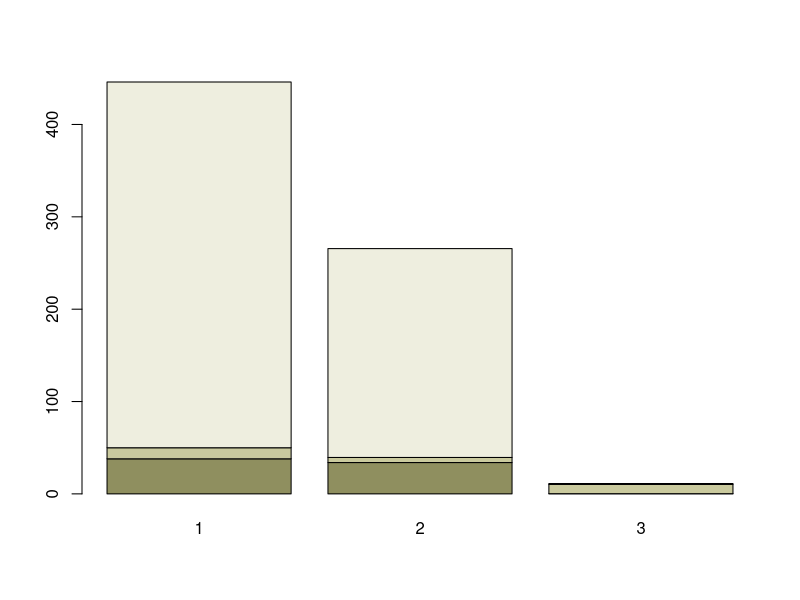
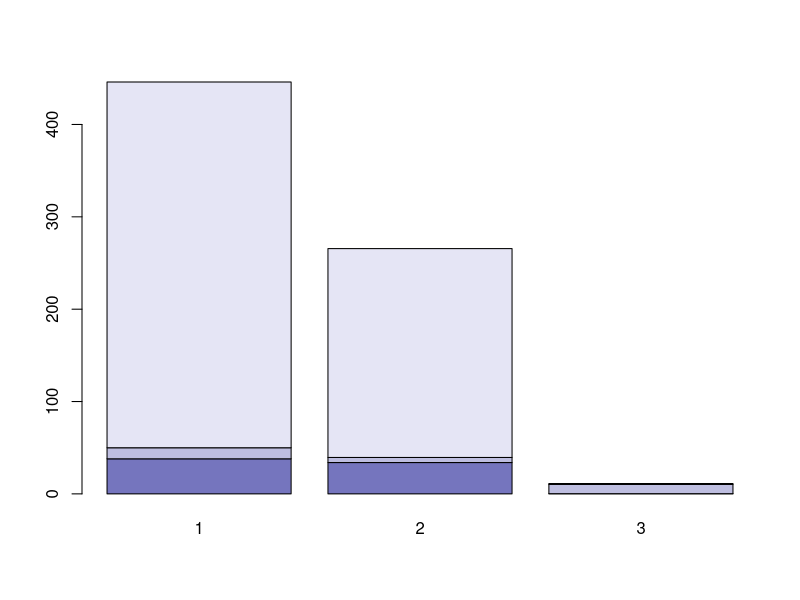
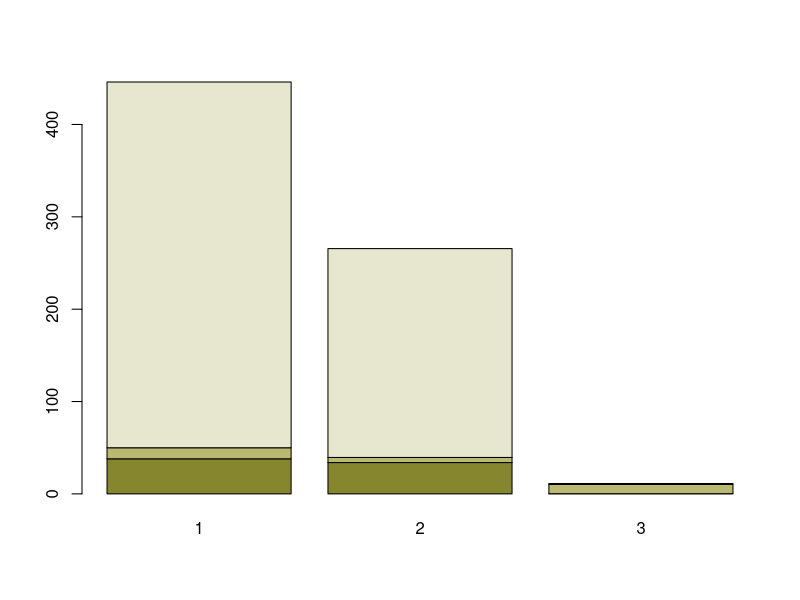
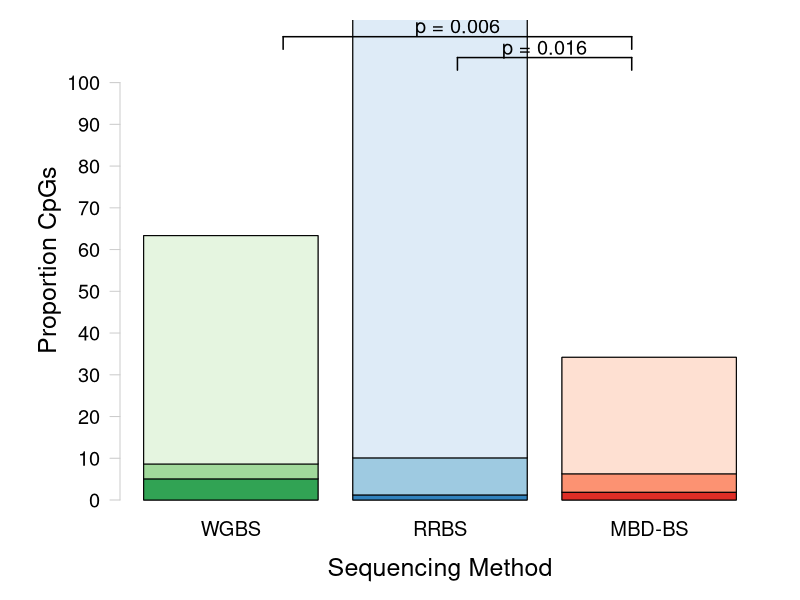
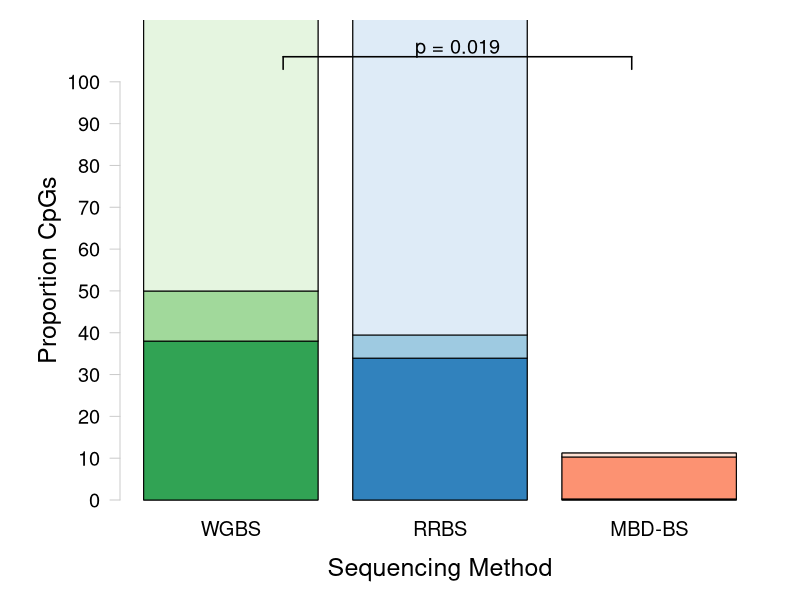

Source code (R) for these figures, in order:
## ---- chunk 1
knitr::opts_chunk$set(echo = TRUE)
## ---- chunk 2
#install.packages("RColorBrewer")
require(RColorBrewer) #Load RColorBrewer

#install.packages("dichromat")
require(dichromat)
## ---- chunk 3
sessionInfo()
## ---- chunk 4
McapAll <- read.table("../analyses/Characterizing-CpG-Methylation-5x-Union/Mcap/Mcap_union_5x-averages-counts.txt", header = FALSE, col.names = c("totalLines", "filename")) #Import file using space as a delimiter. Columns are the number of lines and the filename
McapAll <- McapAll[-4,] #Remove last row (total lines for all files)
tail(McapAll) #Confirm import
## ---- chunk 5
McapMeth <- read.table("../analyses/Characterizing-CpG-Methylation-5x-Union/Mcap/Mcap_union_5x-Meth-counts.txt", header = FALSE, col.names = c("Meth", "filename")) #Import file using space as a delimiter. Columns are the number of lines and the filename
McapMeth <- McapMeth[-4,] #Remove last row (total lines for all files)
tail(McapMeth) #Confirm import
## ---- chunk 6
McapSparseMeth <- read.table("../analyses/Characterizing-CpG-Methylation-5x-Union/Mcap/Mcap_union_5x-sparseMeth-counts.txt", header = FALSE, col.names = c("sparseMeth", "filename")) #Import file using space as a delimiter. Columns are the number of lines and the filename
McapSparseMeth <- McapSparseMeth[-4,] #Remove last row (total lines for all files)
tail(McapSparseMeth) #Confirm import
## ---- chunk 7
McapUnMeth <- read.table("../analyses/Characterizing-CpG-Methylation-5x-Union/Mcap/Mcap_union_5x-unMeth-counts.txt", header = FALSE, col.names = c("unMeth", "filename")) #Import file using space as a delimiter. Columns are the number of lines and the filename
McapUnMeth <- McapUnMeth[-4,] #Remove last row (total lines for all files)
tail(McapUnMeth) #Confirm import
## ---- chunk 8
McapCpGType <- cbind(McapAll, McapMeth, McapSparseMeth, McapUnMeth) #Mash tables together by column
McapCpGType <- McapCpGType[,-c(2,4,6,8)] #Remove filename columns
tail(McapCpGType) #Confirm table mashing
## ---- chunk 9
McapCpGType$percentMeth <- (McapCpGType$Meth / McapCpGType$totalLines) * 100 #Calculate percent methylated loci
McapCpGType$percentSparseMeth <- (McapCpGType$sparseMeth / McapCpGType$totalLines) * 100 #Calculate percent sparsely methylated loci
McapCpGType$percentUnMeth <- (McapCpGType$unMeth / McapCpGType$totalLines) * 100 #Calculate percent unmethylated loci
McapCpGType <- McapCpGType[,c(1, 2, 5, 3, 6, 4, 7)] #Reorganize columns
tail(McapCpGType) #Confirm calculations
## ---- chunk 10
write.table(McapCpGType, "../analyses/Characterizing-CpG-Methylation-5x-Union/Mcap/Mcap_union-CpG-Type.txt", sep = "\t", quote = FALSE, row.names = TRUE) #Save summary table
## ---- chunk 11
PactAll <- read.table("../analyses/Characterizing-CpG-Methylation-5x-Union/Pact/Pact_union_5x-averages-counts.txt", header = FALSE, col.names = c("totalLines", "filename")) #Import file using space as a delimiter. Columns are the number of lines and the filename
PactAll <- PactAll[-4,] #Remove last row (total lines for all files)
tail(PactAll) #Confirm import
## ---- chunk 12
PactMeth <- read.table("../analyses/Characterizing-CpG-Methylation-5x-Union/Pact/Pact_union_5x-Meth-counts.txt", header = FALSE, col.names = c("Meth", "filename")) #Import file using space as a delimiter. Columns are the number of lines and the filename
PactMeth <- PactMeth[-4,] #Remove last row (total lines for all files)
tail(PactMeth) #Confirm import
## ---- chunk 13
PactSparseMeth <- read.table("../analyses/Characterizing-CpG-Methylation-5x-Union/Pact/Pact_union_5x-sparseMeth-counts.txt", header = FALSE, col.names = c("sparseMeth", "filename")) #Import file using space as a delimiter. Columns are the number of lines and the filename
PactSparseMeth <- PactSparseMeth[-4,] #Remove last row (total lines for all files)
tail(PactSparseMeth) #Confirm import
## ---- chunk 14
PactUnMeth <- read.table("../analyses/Characterizing-CpG-Methylation-5x-Union/Pact/Pact_union_5x-unMeth-counts.txt", header = FALSE, col.names = c("unMeth", "filename")) #Import file using space as a delimiter. Columns are the number of lines and the filename
PactUnMeth <- PactUnMeth[-4,] #Remove last row (total lines for all files)
tail(PactUnMeth) #Confirm import
## ---- chunk 15
PactCpGType <- cbind(PactAll, PactMeth, PactSparseMeth, PactUnMeth) #Mash tables together by column
PactCpGType <- PactCpGType[,-c(2,4,6,8)] #Remove filename columns
tail(PactCpGType) #Confirm table mashing
## ---- chunk 16
PactCpGType$percentMeth <- (PactCpGType$Meth / PactCpGType$totalLines) * 100 #Calculate percent methylated loci
PactCpGType$percentSparseMeth <- (PactCpGType$sparseMeth / PactCpGType$totalLines) * 100 #Calculate percent sparsely methylated loci
PactCpGType$percentUnMeth <- (PactCpGType$unMeth / PactCpGType$totalLines) * 100 #Calculate percent unmethylated loci
PactCpGType <- PactCpGType[,c(1, 2, 5, 3, 6, 4, 7)] #Reorganize columns
tail(PactCpGType) #Confirm calculations
## ---- chunk 17
write.table(PactCpGType, "../analyses/Characterizing-CpG-Methylation-5x-Union/Pact/Pact_union_5x-CpG-Type.txt", sep = "\t", quote = FALSE, row.names = TRUE) #Save summary table
## ---- chunk 18
McapGeneOverlaps <- read.table("../analyses/Characterizing-CpG-Methylation-5x/Mcap/Mcap-5x-mcGenes-counts.txt", header = FALSE, col.names = c("counts", "filename")) #Import file with all file-gene overlaps
McapGeneOverlaps <- McapGeneOverlaps[-37,] #Remove final row
tail(McapGeneOverlaps) #Confirm import
## ---- chunk 19
McapGeneSummary <- data.frame("totalLines" = rep(0, times = 9),
                              "Meth" = rep(0, times = 9),
                              "sparseMeth" = rep(0, times = 9),
                              "unMeth" = rep(0, times = 9)) #Create empty dataframe for final summary table
head(McapGeneSummary) #Confirm dataframe creation
## ---- chunk 20
nLines <- length(McapGeneSummary$totalLines) #Count number of lines
for(i in 1:nLines) {
  McapGeneSummary[i,1] <- McapGeneOverlaps[i+(3*i),1]
} #For every file with the total number of CpG with data (i + (3*i)), take the value in the first column (total lines) and save it in the first column
head(McapGeneSummary) #Confirm values were added
## ---- chunk 21
for(i in 1:nLines) {
  McapGeneSummary[i,2] <- McapGeneOverlaps[(i+(3*i)-3),1]
} #For every file with the total number of CpG with data ((i + (3*i))-3), take the value in the first column (total lines) and save it in the second column
head(McapGeneSummary) #Confirm values were added
## ---- chunk 22
for(i in 1:nLines) {
  McapGeneSummary[i,3] <- McapGeneOverlaps[(i+(3*i)-2),1]
} #For every file with the total number of CpG with data ((i + (3*i))-2), take the value in the first column (total lines) and save it in the third column
head(McapGeneSummary) #Confirm values were added
## ---- chunk 23
for(i in 1:nLines) {
  McapGeneSummary[i,4] <- McapGeneOverlaps[(i+(3*i)-1),1]
} #For every file with the total number of CpG with data ((i + (3*i))-1), take the value in the first column (total lines) and save it in the fourth column
head(McapGeneSummary) #Confirm values were added
## ---- chunk 24
McapGeneSummary$percentMeth <- (McapGeneSummary$Meth / McapGeneSummary$totalLines) * 100 #Calculate percent methylated
McapGeneSummary$percentSparseMeth <- (McapGeneSummary$sparseMeth / McapGeneSummary$totalLines) * 100 #Calculate percent sparsely methylated
McapGeneSummary$percentUnMeth <- (McapGeneSummary$unMeth / McapGeneSummary$totalLines) * 100 #Calculate percent unmethylated
McapGeneSummary <- McapGeneSummary[,c(1,2,5,3,6,4,7)] #Rearrange columns
tail(McapGeneSummary) #Confirm calculations
## ---- chunk 25
write.table(McapGeneSummary, "../analyses/Characterizing-CpG-Methylation-5x/Mcap/Mcap-Gene-Overlaps.txt", sep = "\t", quote = FALSE, row.names = TRUE) #Save summary table
## ---- chunk 26
McapCDSOverlaps <- read.table("../analyses/Characterizing-CpG-Methylation-5x/Mcap/Mcap-5x-mcCDS-counts.txt", header = FALSE, col.names = c("counts", "filename")) #Import file with all file-CDS overlaps
McapCDSOverlaps <- McapCDSOverlaps[-37,] #Remove final row
tail(McapCDSOverlaps) #Confirm import
## ---- chunk 27
McapCDSSummary <- data.frame("totalLines" = rep(0, times = 9),
                              "Meth" = rep(0, times = 9),
                              "sparseMeth" = rep(0, times = 9),
                              "unMeth" = rep(0, times = 9)) #Create empty dataframe for final summary table
head(McapCDSSummary) #Confirm dataframe creation
## ---- chunk 28
nLines <- length(McapCDSSummary$totalLines) #Count number of lines
for(i in 1:nLines) {
  McapCDSSummary[i,1] <- McapCDSOverlaps[i+(3*i),1]
} #For every file with the total number of CpG with data (i + (3*i)), take the value in the first column (total lines) and save it in the first column
head(McapCDSSummary) #Confirm values were added
## ---- chunk 29
for(i in 1:nLines) {
  McapCDSSummary[i,2] <- McapCDSOverlaps[(i+(3*i)-3),1]
} #For every file with the total number of CpG with data ((i + (3*i))-3), take the value in the first column (total lines) and save it in the second column
head(McapCDSSummary) #Confirm values were added
## ---- chunk 30
for(i in 1:nLines) {
  McapCDSSummary[i,3] <- McapCDSOverlaps[(i+(3*i)-2),1]
} #For every file with the total number of CpG with data ((i + (3*i))-2), take the value in the first column (total lines) and save it in the third column
head(McapCDSSummary) #Confirm values were added
## ---- chunk 31
for(i in 1:nLines) {
  McapCDSSummary[i,4] <- McapCDSOverlaps[(i+(3*i)-1),1]
} #For every file with the total number of CpG with data ((i + (3*i))-1), take the value in the first column (total lines) and save it in the fourth column
head(McapCDSSummary) #Confirm values were added
## ---- chunk 32
McapCDSSummary$percentMeth <- (McapCDSSummary$Meth / McapCDSSummary$totalLines) * 100 #Calculate percent methylated
McapCDSSummary$percentSparseMeth <- (McapCDSSummary$sparseMeth / McapCDSSummary$totalLines) * 100 #Calculate percent sparsely methylated
McapCDSSummary$percentUnMeth <- (McapCDSSummary$unMeth / McapCDSSummary$totalLines) * 100 #Calculate percent unmethylated
McapCDSSummary <- McapCDSSummary[,c(1,2,5,3,6,4,7)] #Rearrange columns
tail(McapCDSSummary) #Confirm calculations
## ---- chunk 33
write.table(McapCDSSummary, "../analyses/Characterizing-CpG-Methylation-5x/Mcap/Mcap-CDS-Overlaps.txt", sep = "\t", quote = FALSE, row.names = TRUE) #Save summary table
## ---- chunk 34
McapIntronsOverlaps <- read.table("../analyses/Characterizing-CpG-Methylation-5x/Mcap/Mcap-5x-mcIntrons-counts.txt", header = FALSE, col.names = c("counts", "filename")) #Import file with all file-Introns overlaps
McapIntronsOverlaps <- McapIntronsOverlaps[-37,] #Remove final row
tail(McapIntronsOverlaps) #Confirm import
## ---- chunk 35
McapIntronsSummary <- data.frame("totalLines" = rep(0, times = 9),
                              "Meth" = rep(0, times = 9),
                              "sparseMeth" = rep(0, times = 9),
                              "unMeth" = rep(0, times = 9)) #Create empty dataframe for final summary table
head(McapIntronsSummary) #Confirm dataframe creation
## ---- chunk 36
nLines <- length(McapIntronsSummary$totalLines) #Count number of lines
for(i in 1:nLines) {
  McapIntronsSummary[i,1] <- McapIntronsOverlaps[i+(3*i),1]
} #For every file with the total number of CpG with data (i + (3*i)), take the value in the first column (total lines) and save it in the first column
head(McapIntronsSummary) #Confirm values were added
## ---- chunk 37
for(i in 1:nLines) {
  McapIntronsSummary[i,2] <- McapIntronsOverlaps[(i+(3*i)-3),1]
} #For every file with the total number of CpG with data ((i + (3*i))-3), take the value in the first column (total lines) and save it in the second column
head(McapIntronsSummary) #Confirm values were added
## ---- chunk 38
for(i in 1:nLines) {
  McapIntronsSummary[i,3] <- McapIntronsOverlaps[(i+(3*i)-2),1]
} #For every file with the total number of CpG with data ((i + (3*i))-2), take the value in the first column (total lines) and save it in the third column
head(McapIntronsSummary) #Confirm values were added
## ---- chunk 39
for(i in 1:nLines) {
  McapIntronsSummary[i,4] <- McapIntronsOverlaps[(i+(3*i)-1),1]
} #For every file with the total number of CpG with data ((i + (3*i))-1), take the value in the first column (total lines) and save it in the fourth column
head(McapIntronsSummary) #Confirm values were added
## ---- chunk 40
McapIntronsSummary$percentMeth <- (McapIntronsSummary$Meth / McapIntronsSummary$totalLines) * 100 #Calculate percent methylated
McapIntronsSummary$percentSparseMeth <- (McapIntronsSummary$sparseMeth / McapIntronsSummary$totalLines) * 100 #Calculate percent sparsely methylated
McapIntronsSummary$percentUnMeth <- (McapIntronsSummary$unMeth / McapIntronsSummary$totalLines) * 100 #Calculate percent unmethylated
McapIntronsSummary <- McapIntronsSummary[,c(1,2,5,3,6,4,7)] #Rearrange columns
tail(McapIntronsSummary) #Confirm calculations
## ---- chunk 41
write.table(McapIntronsSummary, "../analyses/Characterizing-CpG-Methylation-5x/Mcap/Mcap-Introns-Overlaps.txt", sep = "\t", quote = FALSE, row.names = TRUE) #Save summary table
## ---- chunk 42
McapIntergenicOverlaps <- read.table("../analyses/Characterizing-CpG-Methylation-5x/Mcap/Mcap-5x-mcIntergenic-counts.txt", header = FALSE, col.names = c("counts", "filename")) #Import file with all file-Intergenic overlaps
McapIntergenicOverlaps <- McapIntergenicOverlaps[-37,] #Remove final row
tail(McapIntergenicOverlaps) #Confirm import
## ---- chunk 43
McapIntergenicSummary <- data.frame("totalLines" = rep(0, times = 9),
                              "Meth" = rep(0, times = 9),
                              "sparseMeth" = rep(0, times = 9),
                              "unMeth" = rep(0, times = 9)) #Create empty dataframe for final summary table
head(McapIntergenicSummary) #Confirm dataframe creation
## ---- chunk 44
nLines <- length(McapIntergenicSummary$totalLines) #Count number of lines
for(i in 1:nLines) {
  McapIntergenicSummary[i,1] <- McapIntergenicOverlaps[i+(3*i),1]
} #For every file with the total number of CpG with data (i + (3*i)), take the value in the first column (total lines) and save it in the first column
head(McapIntergenicSummary) #Confirm values were added
## ---- chunk 45
for(i in 1:nLines) {
  McapIntergenicSummary[i,2] <- McapIntergenicOverlaps[(i+(3*i)-3),1]
} #For every file with the total number of CpG with data ((i + (3*i))-3), take the value in the first column (total lines) and save it in the second column
head(McapIntergenicSummary) #Confirm values were added
## ---- chunk 46
for(i in 1:nLines) {
  McapIntergenicSummary[i,3] <- McapIntergenicOverlaps[(i+(3*i)-2),1]
} #For every file with the total number of CpG with data ((i + (3*i))-2), take the value in the first column (total lines) and save it in the third column
head(McapIntergenicSummary) #Confirm values were added
## ---- chunk 47
for(i in 1:nLines) {
  McapIntergenicSummary[i,4] <- McapIntergenicOverlaps[(i+(3*i)-1),1]
} #For every file with the total number of CpG with data ((i + (3*i))-1), take the value in the first column (total lines) and save it in the fourth column
head(McapIntergenicSummary) #Confirm values were added
## ---- chunk 48
McapIntergenicSummary$percentMeth <- (McapIntergenicSummary$Meth / McapIntergenicSummary$totalLines) * 100 #Calculate percent methylated
McapIntergenicSummary$percentSparseMeth <- (McapIntergenicSummary$sparseMeth / McapIntergenicSummary$totalLines) * 100 #Calculate percent sparsely methylated
McapIntergenicSummary$percentUnMeth <- (McapIntergenicSummary$unMeth / McapIntergenicSummary$totalLines) * 100 #Calculate percent unmethylated
McapIntergenicSummary <- McapIntergenicSummary[,c(1,2,5,3,6,4,7)] #Rearrange columns
tail(McapIntergenicSummary) #Confirm calculations
## ---- chunk 49
write.table(McapIntergenicSummary, "../analyses/Characterizing-CpG-Methylation-5x/Mcap/Mcap-Intergenic-Overlaps.txt", sep = "\t", quote = FALSE, row.names = TRUE) #Save summary table
## ---- chunk 50
PactGeneOverlaps <- read.table("../analyses/Characterizing-CpG-Methylation-5x/Pact/Pact-5x-paGenes-counts.txt", header = FALSE, col.names = c("counts", "filename")) #Import file with all file-gene overlaps
PactGeneOverlaps <- PactGeneOverlaps[-37,] #Remove final row
tail(PactGeneOverlaps) #Confirm import
## ---- chunk 51
PactGeneSummary <- data.frame("totalLines" = rep(0, times = 9),
                              "Meth" = rep(0, times = 9),
                              "sparseMeth" = rep(0, times = 9),
                              "unMeth" = rep(0, times = 9)) #Create empty dataframe for final summary table
head(PactGeneSummary) #Confirm dataframe creation
## ---- chunk 52
nLines <- length(PactGeneSummary$totalLines) #Count number of lines
for(i in 1:nLines) {
  PactGeneSummary[i,1] <- PactGeneOverlaps[i+(3*i),1]
} #For every file with the total number of CpG with data (i + (3*i)), take the value in the first column (total lines) and save it in the first column
head(PactGeneSummary) #Confirm values were added
## ---- chunk 53
for(i in 1:nLines) {
  PactGeneSummary[i,2] <- PactGeneOverlaps[(i+(3*i)-3),1]
} #For every file with the total number of CpG with data ((i + (3*i))-3), take the value in the first column (total lines) and save it in the second column
head(PactGeneSummary) #Confirm values were added
## ---- chunk 54
for(i in 1:nLines) {
  PactGeneSummary[i,3] <- PactGeneOverlaps[(i+(3*i)-2),1]
} #For every file with the total number of CpG with data ((i + (3*i))-2), take the value in the first column (total lines) and save it in the third column
head(PactGeneSummary) #Confirm values were added
## ---- chunk 55
for(i in 1:nLines) {
  PactGeneSummary[i,4] <- PactGeneOverlaps[(i+(3*i)-1),1]
} #For every file with the total number of CpG with data ((i + (3*i))-1), take the value in the first column (total lines) and save it in the fourth column
head(PactGeneSummary) #Confirm values were added
## ---- chunk 56
PactGeneSummary$percentMeth <- (PactGeneSummary$Meth / PactGeneSummary$totalLines) * 100 #Calculate percent methylated
PactGeneSummary$percentSparseMeth <- (PactGeneSummary$sparseMeth / PactGeneSummary$totalLines) * 100 #Calculate percent sparsely methylated
PactGeneSummary$percentUnMeth <- (PactGeneSummary$unMeth / PactGeneSummary$totalLines) * 100 #Calculate percent unmethylated
PactGeneSummary <- PactGeneSummary[,c(1,2,5,3,6,4,7)] #Rearrange columns
tail(PactGeneSummary) #Confirm calculations
## ---- chunk 57
write.table(PactGeneSummary, "../analyses/Characterizing-CpG-Methylation-5x/Pact/Pact-Gene-Overlaps.txt", sep = "\t", quote = FALSE, row.names = TRUE) #Save summary table
## ---- chunk 58
PactCDSOverlaps <- read.table("../analyses/Characterizing-CpG-Methylation-5x/Pact/Pact-5x-paCDS-counts.txt", header = FALSE, col.names = c("counts", "filename")) #Import file with all file-CDS overlaps
PactCDSOverlaps <- PactCDSOverlaps[-37,] #Remove final row
tail(PactCDSOverlaps) #Confirm import
## ---- chunk 59
PactCDSSummary <- data.frame("totalLines" = rep(0, times = 9),
                              "Meth" = rep(0, times = 9),
                              "sparseMeth" = rep(0, times = 9),
                              "unMeth" = rep(0, times = 9)) #Create empty dataframe for final summary table
head(PactCDSSummary) #Confirm dataframe creation
## ---- chunk 60
nLines <- length(PactCDSSummary$totalLines) #Count number of lines
for(i in 1:nLines) {
  PactCDSSummary[i,1] <- PactCDSOverlaps[i+(3*i),1]
} #For every file with the total number of CpG with data (i + (3*i)), take the value in the first column (total lines) and save it in the first column
head(PactCDSSummary) #Confirm values were added
## ---- chunk 61
for(i in 1:nLines) {
  PactCDSSummary[i,2] <- PactCDSOverlaps[(i+(3*i)-3),1]
} #For every file with the total number of CpG with data ((i + (3*i))-3), take the value in the first column (total lines) and save it in the second column
head(PactCDSSummary) #Confirm values were added
## ---- chunk 62
for(i in 1:nLines) {
  PactCDSSummary[i,3] <- PactCDSOverlaps[(i+(3*i)-2),1]
} #For every file with the total number of CpG with data ((i + (3*i))-2), take the value in the first column (total lines) and save it in the third column
head(PactCDSSummary) #Confirm values were added
## ---- chunk 63
for(i in 1:nLines) {
  PactCDSSummary[i,4] <- PactCDSOverlaps[(i+(3*i)-1),1]
} #For every file with the total number of CpG with data ((i + (3*i))-1), take the value in the first column (total lines) and save it in the fourth column
head(PactCDSSummary) #Confirm values were added
## ---- chunk 64
PactCDSSummary$percentMeth <- (PactCDSSummary$Meth / PactCDSSummary$totalLines) * 100 #Calculate percent methylated
PactCDSSummary$percentSparseMeth <- (PactCDSSummary$sparseMeth / PactCDSSummary$totalLines) * 100 #Calculate percent sparsely methylated
PactCDSSummary$percentUnMeth <- (PactCDSSummary$unMeth / PactCDSSummary$totalLines) * 100 #Calculate percent unmethylated
PactCDSSummary <- PactCDSSummary[,c(1,2,5,3,6,4,7)] #Rearrange columns
tail(PactCDSSummary) #Confirm calculations
## ---- chunk 65
write.table(PactCDSSummary, "../analyses/Characterizing-CpG-Methylation-5x/Pact/Pact-CDS-Overlaps.txt", sep = "\t", quote = FALSE, row.names = TRUE) #Save summary table
## ---- chunk 66
PactIntronsOverlaps <- read.table("../analyses/Characterizing-CpG-Methylation-5x/Pact/Pact-5x-paIntron-counts.txt", header = FALSE, col.names = c("counts", "filename")) #Import file with all file-Introns overlaps
PactIntronsOverlaps <- PactIntronsOverlaps[-37,] #Remove final row
tail(PactIntronsOverlaps) #Confirm import
## ---- chunk 67
PactIntronsSummary <- data.frame("totalLines" = rep(0, times = 9),
                              "Meth" = rep(0, times = 9),
                              "sparseMeth" = rep(0, times = 9),
                              "unMeth" = rep(0, times = 9)) #Create empty dataframe for final summary table
head(PactIntronsSummary) #Confirm dataframe creation
## ---- chunk 68
nLines <- length(PactIntronsSummary$totalLines) #Count number of lines
for(i in 1:nLines) {
  PactIntronsSummary[i,1] <- PactIntronsOverlaps[i+(3*i),1]
} #For every file with the total number of CpG with data (i + (3*i)), take the value in the first column (total lines) and save it in the first column
head(PactIntronsSummary) #Confirm values were added
## ---- chunk 69
for(i in 1:nLines) {
  PactIntronsSummary[i,2] <- PactIntronsOverlaps[(i+(3*i)-3),1]
} #For every file with the total number of CpG with data ((i + (3*i))-3), take the value in the first column (total lines) and save it in the second column
head(PactIntronsSummary) #Confirm values were added
## ---- chunk 70
for(i in 1:nLines) {
  PactIntronsSummary[i,3] <- PactIntronsOverlaps[(i+(3*i)-2),1]
} #For every file with the total number of CpG with data ((i + (3*i))-2), take the value in the first column (total lines) and save it in the third column
head(PactIntronsSummary) #Confirm values were added
## ---- chunk 71
for(i in 1:nLines) {
  PactIntronsSummary[i,4] <- PactIntronsOverlaps[(i+(3*i)-1),1]
} #For every file with the total number of CpG with data ((i + (3*i))-1), take the value in the first column (total lines) and save it in the fourth column
head(PactIntronsSummary) #Confirm values were added
## ---- chunk 72
PactIntronsSummary$percentMeth <- (PactIntronsSummary$Meth / PactIntronsSummary$totalLines) * 100 #Calculate percent methylated
PactIntronsSummary$percentSparseMeth <- (PactIntronsSummary$sparseMeth / PactIntronsSummary$totalLines) * 100 #Calculate percent sparsely methylated
PactIntronsSummary$percentUnMeth <- (PactIntronsSummary$unMeth / PactIntronsSummary$totalLines) * 100 #Calculate percent unmethylated
PactIntronsSummary <- PactIntronsSummary[,c(1,2,5,3,6,4,7)] #Rearrange columns
tail(PactIntronsSummary) #Confirm calculations
## ---- chunk 73
write.table(PactIntronsSummary, "../analyses/Characterizing-CpG-Methylation-5x/Pact/Pact-Introns-Overlaps.txt", sep = "\t", quote = FALSE, row.names = TRUE) #Save summary table
## ---- chunk 74
PactIntergenicOverlaps <- read.table("../analyses/Characterizing-CpG-Methylation-5x/Pact/Pact-5x-paIntergenic-counts.txt", header = FALSE, col.names = c("counts", "filename")) #Import file with all file-Intergenic overlaps
PactIntergenicOverlaps <- PactIntergenicOverlaps[-37,] #Remove final row
tail(PactIntergenicOverlaps) #Confirm import
## ---- chunk 75
PactIntergenicSummary <- data.frame("totalLines" = rep(0, times = 9),
                              "Meth" = rep(0, times = 9),
                              "sparseMeth" = rep(0, times = 9),
                              "unMeth" = rep(0, times = 9)) #Create empty dataframe for final summary table
head(PactIntergenicSummary) #Confirm dataframe creation
## ---- chunk 76
nLines <- length(PactIntergenicSummary$totalLines) #Count number of lines
for(i in 1:nLines) {
  PactIntergenicSummary[i,1] <- PactIntergenicOverlaps[i+(3*i),1]
} #For every file with the total number of CpG with data (i + (3*i)), take the value in the first column (total lines) and save it in the first column
head(PactIntergenicSummary) #Confirm values were added
## ---- chunk 77
for(i in 1:nLines) {
  PactIntergenicSummary[i,2] <- PactIntergenicOverlaps[(i+(3*i)-3),1]
} #For every file with the total number of CpG with data ((i + (3*i))-3), take the value in the first column (total lines) and save it in the second column
head(PactIntergenicSummary) #Confirm values were added
## ---- chunk 78
for(i in 1:nLines) {
  PactIntergenicSummary[i,3] <- PactIntergenicOverlaps[(i+(3*i)-2),1]
} #For every file with the total number of CpG with data ((i + (3*i))-2), take the value in the first column (total lines) and save it in the third column
head(PactIntergenicSummary) #Confirm values were added
## ---- chunk 79
for(i in 1:nLines) {
  PactIntergenicSummary[i,4] <- PactIntergenicOverlaps[(i+(3*i)-1),1]
} #For every file with the total number of CpG with data ((i + (3*i))-1), take the value in the first column (total lines) and save it in the fourth column
head(PactIntergenicSummary) #Confirm values were added
## ---- chunk 80
PactIntergenicSummary$percentMeth <- (PactIntergenicSummary$Meth / PactIntergenicSummary$totalLines) * 100 #Calculate percent methylated
PactIntergenicSummary$percentSparseMeth <- (PactIntergenicSummary$sparseMeth / PactIntergenicSummary$totalLines) * 100 #Calculate percent sparsely methylated
PactIntergenicSummary$percentUnMeth <- (PactIntergenicSummary$unMeth / PactIntergenicSummary$totalLines) * 100 #Calculate percent unmethylated
PactIntergenicSummary <- PactIntergenicSummary[,c(1,2,5,3,6,4,7)] #Rearrange columns
tail(PactIntergenicSummary) #Confirm calculations
## ---- chunk 81
write.table(PactIntergenicSummary, "../analyses/Characterizing-CpG-Methylation-5x/Pact/Pact-Intergenic-Overlaps.txt", sep = "\t", quote = FALSE, row.names = TRUE) #Save summary table
## ---- chunk 82
McapCpGTypePercents <- McapCpGType[,c(3,5,7)] #Keep only percent information
head(McapCpGTypePercents) #Confirm changes
## ---- chunk 83
McapCpGTypeWGRR <- chisq.test(data.frame(t(McapCpGTypePercents[c(1, 2),]))) #WGBS vs. RRBS
McapCpGTypeWGRR #The distribution of CpGs is not sginificantly different between WGBS and RRBS
## ---- chunk 84
McapCpGTypeWGMB <- chisq.test(data.frame(t(McapCpGTypePercents[c(1, 3),]))) #WGBS vs. MBD-BSSeq
McapCpGTypeWGMB #The distribution of CpGs is sginificantly different between WGBS and MBD-BSSeq
## ---- chunk 85
McapCpGTypeRRMB <- chisq.test(data.frame(t(McapCpGTypePercents[c(2, 3),]))) #RRBS vs. MBD-BSSeq
McapCpGTypeRRMB #The distribution of CpGs is not significantly different between RRBS vs. MBD-BSSeq
## ---- chunk 86
plotColors <- c(rev(RColorBrewer::brewer.pal(3, "Greens")), 
                rev(RColorBrewer::brewer.pal(3, "Blues")), 
                rev(RColorBrewer::brewer.pal(3, "Reds"))) #Create vector of WGBS, RRBS, and MBD colors
barplot(t(McapCpGTypePercents), col = dichromat(c(rev(RColorBrewer::brewer.pal(3, "Greens"))))) #Check greens
barplot(t(McapCpGTypePercents), col = dichromat(c(rev(RColorBrewer::brewer.pal(3, "Blues"))))) #Check blues
barplot(t(McapCpGTypePercents), col = dichromat(c(rev(RColorBrewer::brewer.pal(3, "Reds"))))) #Check reds
## ---- chunk 87
pdf("../Output/Mcap_union-CpG-Type.pdf", height = 8.5, width = 11)
par(mar = c(3,5,1,1), oma = c(2, 1, 1, 1)) #Change figure boundaries

barplot(t(McapCpGTypePercents), 
        col= "white", 
        axes = FALSE, 
        names.arg = c("WGBS", "RRBS", "MBD-BS"), cex.names = 1.2,
        ylim = c(0, 110)) #Create base plot. Everything should be white. Do not plot axes. Include sequencing type as labels and set size. Set y-axis specs. 

for (i in 1:ncol(t(McapCpGTypePercents))){
    xx <- t(McapCpGTypePercents)
    xx[,-i] <- NA
    colnames(xx)[-i] <- NA
    barplot(xx, col = c(plotColors[(3*i)-2], plotColors[(3*i)-1], plotColors[(3*i)]), add = TRUE, axes = FALSE, names.arg = c("", "", "")) 
} #Make each bar in the stacked barplot a different color gradient. Create a new dataframe with data for the plot and ignore all additional columns and column names. Plot the single bar with the correct color from plotColors. Do not add axes and add blank names for each column.

axis(side = 2, at = seq(0, 100, by = 10), las = 2, col = "grey80", cex.axis = 1.2) #Add y-axis
mtext(side = 2, "Proportion CpGs", line = 3, cex = 1.5) #Add y-axis label
mtext(side = 1, "Sequencing Method", line = 3, cex = 1.5) #Add x-axis label

segments(x0 = 1, y0 = 106, x1 = 3, y1 = 106, lwd = 1.5) #Add line connecting WGBS and MBD-BSSeq
segments(x0 = 1, y0 = 106, x1 = 1, y1 = 103, lwd = 1.5) #Add left segment from connecting line to WGBS
segments(x0 = 3, y0 = 106, x1 = 3, y1 = 103, lwd = 1.5) #Add right segment from connecting line to MBD
text("p = 0.019", x = 2, y = 108, cex = 1.2) #Add p-value

dev.off() #Turn off plotting device
## ---- chunk 88
PactCpGTypePercents <- PactCpGType[,c(3,5,7)] #Keep only percent information
head(PactCpGTypePercents) #Confirm changes
## ---- chunk 89
PactCpGTypeWGRR <- chisq.test(data.frame(t(PactCpGTypePercents[c(1, 2),]))) #WGBS vs. RRBS
PactCpGTypeWGRR #The distribution of CpGs is not sginificantly different between WGBS and RRBS
## ---- chunk 90
PactCpGTypeWGMB <- chisq.test(data.frame(t(PactCpGTypePercents[c(1, 3),]))) #WGBS vs. MBD-BSSeq
PactCpGTypeWGMB #The distribution of CpGs is sginificantly different between WGBS and MBD-BSSeq
## ---- chunk 91
PactCpGTypeRRMB <- chisq.test(data.frame(t(PactCpGTypePercents[c(2, 3),]))) #RRBS vs. MBD-BSSeq
PactCpGTypeRRMB #The distribution of CpGs is sginificantly different between RRBS vs. MBD-BSSeq
## ---- chunk 92
#pdf("../Output/Pact-CpG-Type.pdf", height = 8.5, width = 11)
par(mar = c(3,5,0,1), oma = c(2, 1, 1, 1)) #Change figure boundaries

barplot(t(PactCpGTypePercents), 
        col= "white", 
        axes = FALSE, 
        names.arg = c("WGBS", "RRBS", "MBD-BS"), cex.names = 1.2,
        ylim = c(0, 115)) #Create base plot. Everything should be white. Do not plot axes. Include sequencing type as labels and set size. Set y-axis specs. 

for (i in 1:ncol(t(PactCpGTypePercents))){
    xx <- t(PactCpGTypePercents)
    xx[,-i] <- NA
    colnames(xx)[-i] <- NA
    barplot(xx, col = c(plotColors[(3*i)-2], plotColors[(3*i)-1], plotColors[(3*i)]), add = TRUE, axes = FALSE, names.arg = c("", "", "")) 
} #Make each bar in the stacked barplot a different color gradient. Create a new dataframe with data for the plot and ignore all additional columns and column names. Plot the single bar with the correct color from plotColors. Do not add axes and add blank names for each column.

axis(side = 2, at = seq(0, 100, by = 10), las = 2, col = "grey80", cex.axis = 1.2) #Add y-axis
mtext(side = 2, "Proportion CpGs", line = 3, cex = 1.5) #Add y-axis label
mtext(side = 1, "Sequencing Method", line = 3, cex = 1.5) #Add x-axis label

segments(x0 = 2, y0 = 106, x1 = 3, y1 = 106, lwd = 1.5) #Add line connecting RRBS and MBD-BSSeq
segments(x0 = 2, y0 = 106, x1 = 2, y1 = 103, lwd = 1.5) #Add left segment from connecting line to RRBS
segments(x0 = 3, y0 = 106, x1 = 3, y1 = 103, lwd = 1.5) #Add right segment from connecting line to MBD-BSSeq
text("p = 0.016", x = 2.5, y = 108, cex = 1.2) #Add p-value

segments(x0 = 1, y0 = 111, x1 = 3, y1 = 111, lwd = 1.5) #Add line connecting WGBS and MBD-BSSeq
segments(x0 = 1, y0 = 111, x1 = 1, y1 = 108, lwd = 1.5) #Add left segment from connecting line to WGBS
segments(x0 = 3, y0 = 111, x1 = 3, y1 = 108, lwd = 1.5) #Add right segment from connecting line to MBD-BSSeq
text("p = 0.006", x = 2, y = 113, cex = 1.2) #Add p-value

#dev.off() #Turn off plotting device
## ---- chunk 93
WGBSCpGType <- chisq.test(cbind(t(McapCpGTypePercents)[,1], t(PactCpGTypePercents)[,1]))
WGBSCpGType #The distribution of CpGs for WGBS is not significantly different between species
## ---- chunk 94
RRBSCpGType <- chisq.test(cbind(t(McapCpGTypePercents)[,2], t(PactCpGTypePercents)[,2]))
RRBSCpGType #The distribution of CpGs for RRBS is significantly different between species
## ---- chunk 95
MBDCpGType <- chisq.test(cbind(t(McapCpGTypePercents)[,3], t(PactCpGTypePercents)[,3]))
MBDCpGType #The distribution of CpGs for MBD-BS is not significantly different between species
